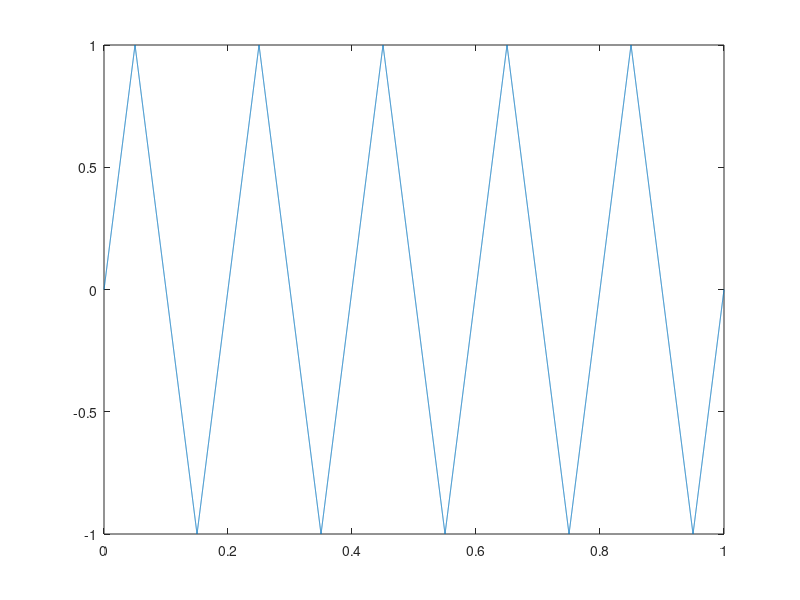
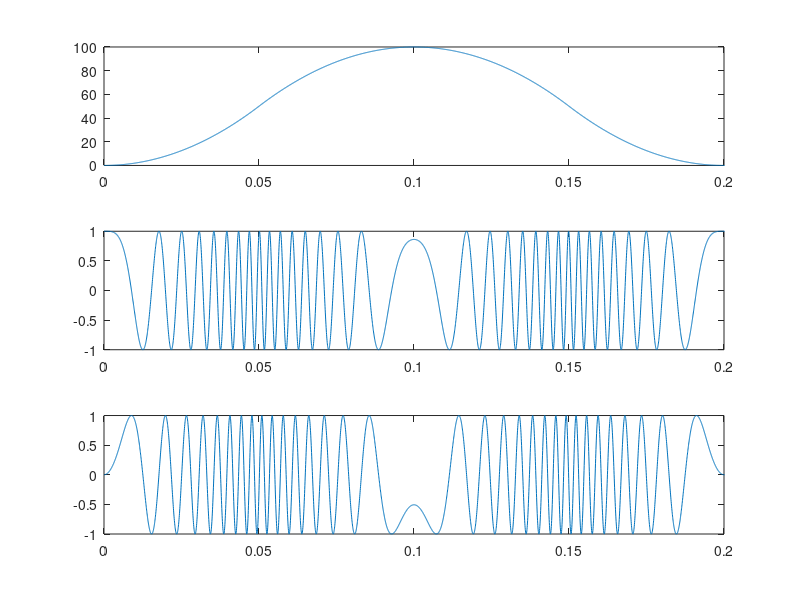

Source code (MATLAB) for these figures, in order: (Note: this script raises an error after producing the figures.)
clear all, close all
%1) Modulación/Demodulación FM
%-Modulación/Demodulación de una señal "analógica"
load x_signal.mat

fs=20000;
t= (0:1/fs:1)';

figure(1)
plot(t,x)

%a)Modulacion
A=1;

dt= 1/fs;
sumatorio=cumsum(x);%sumatorio de la formula
k=2000;

fase= k*dt*sumatorio;

%calculo de I y Q
I= A*cos(fase);
Q= A*sin(fase);

figure(2)
subplot(311), plot(t,fase), xlim([0 0.2]);
subplot(312); plot(t,I), xlim([0 0.2]);
subplot(313); plot(t,Q), xlim([0 0.2]);

%portadora fc
fc= 2000;
IQ= (I.*cos(2*pi*fc*t)) - (Q.*sin(2*pi*fc*t));

%figure; spectrogram(IQ,512,[],[],fs)

%B) Demulacion: Aplicacion
[I2, Q2]=demodulador(IQ,2000,0.0,fs);

%reconstruir fasor
R= complex(I2, Q2);
%fase
fase= angle(R);

DerFase= diff(fase);
figure(3)
plot(t(1:end-1),DerFase)

%Fase retocada
prod= 0*R(1:end-1);
n= length(R);
for k=2:n
    prod(k-1)=R(k)*conj(R(k-1));
end
fase2= angle(prod);
difFase2= diff(fase2);
figure(4)
%plot(t(1:end-2),prod)
plot(t(1:end-1),fase2)
%Demodulacion de una señal binaria(BPSK)
bits = mod(t,0.05)<0.025;
fase= bits.*pi;
I= cos(fase);
Q= sin(fase);
fc= 2000; % Hz
fase0=0.0;
IQ= (I.*cos(2*pi*fc*t)) - (Q.*sin(2*pi*fc*t));

%demodulación
[I3, Q3]=demodulador(IQ,2000,0.0,fs);
%primeras 5000 muestras
I3muestras= I3(1:5000);
Q3muestras= Q3(1:5000);
figure(5)
plot(I3muestras)

figure(6)
plot(Q3muestras)
%show_IQ(I,Q)

%desajuste de pi/4
[I4, Q4]=demodulador(IQ,2000,pi/4,fs);
%show_IQ(I4,Q4)

%desajuste en frecuencia local
[I5, Q5]=demodulador(IQ,2001,0.0,fs);
%show_IQ(I5,Q5)